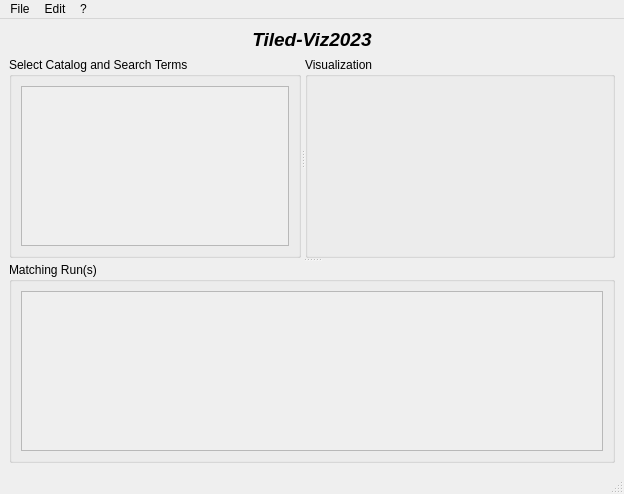
<?xml version="1.0" encoding="UTF-8"?>
<ui version="4.0">
 <class>MainWindow</class>
 <widget class="QMainWindow" name="MainWindow">
  <property name="geometry">
   <rect>
    <x>0</x>
    <y>0</y>
    <width>624</width>
    <height>494</height>
   </rect>
  </property>
  <property name="windowTitle">
   <string>MainWindow</string>
  </property>
  <widget class="QWidget" name="centralwidget">
   <layout class="QVBoxLayout" name="verticalLayout">
    <item>
     <widget class="QLabel" name="title">
      <property name="font">
       <font>
        <pointsize>14</pointsize>
        <weight>75</weight>
        <italic>true</italic>
        <bold>true</bold>
       </font>
      </property>
      <property name="text">
       <string>Tiled-Viz2023</string>
      </property>
      <property name="alignment">
       <set>Qt::AlignCenter</set>
      </property>
     </widget>
    </item>
    <item>
     <widget class="QSplitter" name="splitter_2">
      <property name="orientation">
       <enum>Qt::Vertical</enum>
      </property>
      <widget class="QSplitter" name="splitter">
       <property name="orientation">
        <enum>Qt::Horizontal</enum>
       </property>
       <widget class="QGroupBox" name="filter_groupbox">
        <property name="title">
         <string>Select Catalog and Search Terms</string>
        </property>
        <layout class="QHBoxLayout" name="horizontalLayout">
         <item>
          <widget class="QScrollArea" name="filter_scroll">
           <property name="widgetResizable">
            <bool>true</bool>
           </property>
           <widget class="QWidget" name="filter_widget">
            <property name="geometry">
             <rect>
              <x>0</x>
              <y>0</y>
              <width>201</width>
              <height>157</height>
             </rect>
            </property>
           </widget>
          </widget>
         </item>
        </layout>
       </widget>
       <widget class="QGroupBox" name="viz_panel">
        <property name="title">
         <string>Visualization</string>
        </property>
       </widget>
      </widget>
      <widget class="QGroupBox" name="runs_groupbox">
       <property name="title">
        <string>Matching Run(s)</string>
       </property>
       <layout class="QHBoxLayout" name="horizontalLayout_2">
        <item>
         <widget class="QScrollArea" name="scrollArea_2">
          <property name="widgetResizable">
           <bool>true</bool>
          </property>
          <widget class="QWidget" name="runs_widget">
           <property name="geometry">
            <rect>
             <x>0</x>
             <y>0</y>
             <width>580</width>
             <height>156</height>
            </rect>
           </property>
          </widget>
         </widget>
        </item>
       </layout>
      </widget>
     </widget>
    </item>
   </layout>
  </widget>
  <widget class="QMenuBar" name="menubar">
   <property name="geometry">
    <rect>
     <x>0</x>
     <y>0</y>
     <width>624</width>
     <height>20</height>
    </rect>
   </property>
   <widget class="QMenu" name="menuFile">
    <property name="title">
     <string>File</string>
    </property>
    <addaction name="actionOpen"/>
    <addaction name="actionSave_As"/>
    <addaction name="separator"/>
    <addaction name="actionPreferences"/>
    <addaction name="separator"/>
    <addaction name="actionExit"/>
   </widget>
   <widget class="QMenu" name="menuEdit">
    <property name="title">
     <string>Edit</string>
    </property>
   </widget>
   <widget class="QMenu" name="menu">
    <property name="title">
     <string>?</string>
    </property>
    <addaction name="actionAbout"/>
   </widget>
   <addaction name="menuFile"/>
   <addaction name="menuEdit"/>
   <addaction name="menu"/>
  </widget>
  <widget class="QStatusBar" name="statusbar"/>
  <action name="actionEdit">
   <property name="text">
    <string>Edit</string>
   </property>
  </action>
  <action name="actionAbout">
   <property name="text">
    <string>About ...</string>
   </property>
  </action>
  <action name="actionExit">
   <property name="text">
    <string>E&amp;xit</string>
   </property>
   <property name="shortcut">
    <string>Ctrl+X</string>
   </property>
  </action>
  <action name="actionOpen">
   <property name="text">
    <string>&amp;Open ...</string>
   </property>
   <property name="shortcut">
    <string>Ctrl+O</string>
   </property>
  </action>
  <action name="actionPreferences">
   <property name="text">
    <string>Preferences ...</string>
   </property>
  </action>
  <action name="actionSave_As">
   <property name="text">
    <string>Save As ...</string>
   </property>
  </action>
 </widget>
 <resources/>
 <connections/>
</ui>
